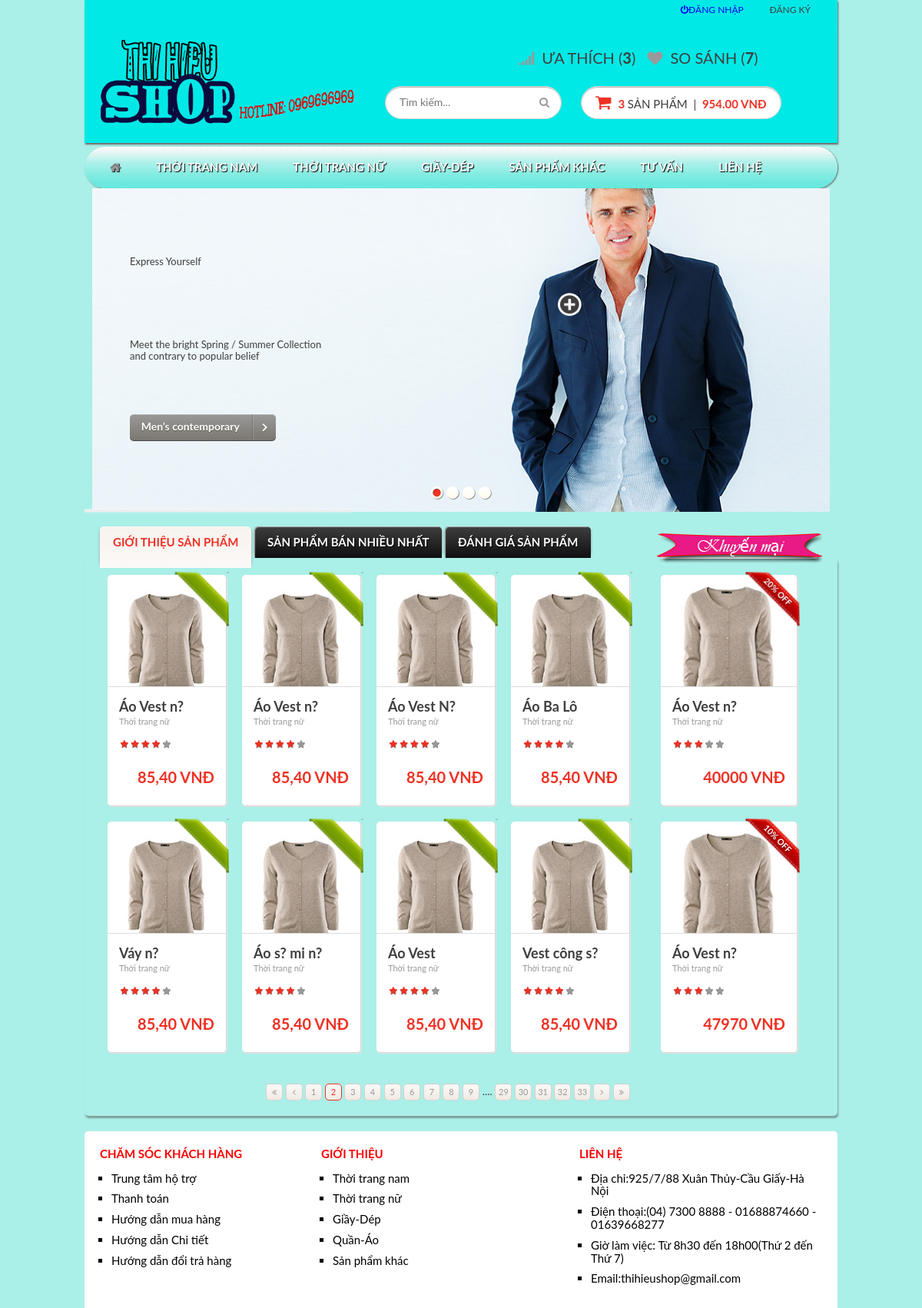
The page / on the database its author committed.
### tables this page shows
CREATE TABLE `tbl_product` (
  `pro_id` int(10) UNSIGNED NOT NULL,
  `id_cat` int(10) UNSIGNED NOT NULL DEFAULT '0',
  `pro_name` varchar(100) NOT NULL DEFAULT '',
  `pro_des` text NOT NULL,
  `pro_price` decimal(9,2) NOT NULL DEFAULT '0.00',
  `pro_qty` smallint(5) UNSIGNED NOT NULL DEFAULT '0',
  `pro_image` varchar(200) DEFAULT NULL,
  `sale` int(11) NOT NULL
);

### application/controllers/authentication.php (called while the page is built, shortened)
<?php
class Authentication extends CI_Controller{
	public function __construct(){
		$this->load->helper(array('form','url'));
        $this->load->library(array('session', 'form_validation', 'email'));
        $this->load->database();
		$this->load->model(array('authentication_model'));
		$this->load->model(array('user_model'));
	}
	public function success(){
		$a_UserInfo['user'] = $this->session->userdata('user');
		$a_UserInfo['tbl_product'] = $this->db->select('*')->from('tbl_product')->limit(8,0)->get()->result_array();
		$a_UserInfo['tbl_product2'] = $this->db->select('*')->from('tbl_product')->limit(4,2)->get()->result_array();
		$a_UserInfo['tbl_product3'] = $this->db->select('*')->from('tbl_product')->limit(4,2)->get()->result_array();
		$a_UserInfo['tbl_product4'] = $this->db->query('SELECT * FROM tbl_product WHERE sale < 30')->result_array();
		$this->load->view('index', $a_UserInfo);
	}
}

### index.php (called while the page is built, shortened)
<?php
require_once BASEPATH.'core/CodeIgniter.php';

### application/views/index.php (the view, shortened to what this page needs)
<!DOCTYPE html>
<html lang="en">
<head>
	<link rel="stylesheet" href="<?php echo  base_url()."css/unsemantic.css"?>" type="text/css" />
	<link rel="stylesheet" href="<?php echo base_url()."css/responsive.css" ?>"type="text/css" />
	<link rel="stylesheet" href="<?php echo base_url()."css/font-awesome/css/font-awesome.min.css"?>" type="text/css" />
	<link rel="stylesheet" href="<?php echo base_url()."js/juicy/css/juicy.css" ?>" type="text/css" />
	<link rel="stylesheet" href="<?php echo base_url()."js/juicy/css/themes/shoppie/style.css" ?>" type="text/css" />
	<link rel="stylesheet" href="<?php echo base_url()."css/colors.css" ?>" type="text/css" />
	<link rel="stylesheet" href="<?php echo base_url()."css/base.css" ?>" type="text/css" />
	<link rel="stylesheet" href="<?php echo base_url()."css/layout.css" ?>" type="text/css" />
	<link rel="stylesheet" href="<?php echo base_url()."css/pages/cart.css" ?>" type="text/css" />
</head>
	<body class=" content-font dark-color" style="background-color:#aaefe8">
	<header>
		<nav class="top-menu grid-container hide-on-tablet hide-on-mobile shadow" style="background:url('<?php echo base_url()."/images/bg-top.jpg" ?>')" >
		<div class="grid-100">
			<div class="top-menu-right">
				<?php if(!isset( $user['username'])){ ?>
				<ul>
					<li>
						<a href="<?php echo base_url();?>authentication/index">
						<i class="icon-off"></i>Đăng nhập </a>
					</li>
					<li>
						<a href="./register" class="dark-color">Đăng ký</a>
					</li>
				</ul>
				<?php } ?>
			</div>
		</div>
		</nav>
		<div class="header-middle grid-container light-gradient" style="background:url('<?php echo base_url()."/images/bg-top.jpg" ?>')">
			<div class="grid-100">
				<div class="header-logo grid-15">
					<a href""  title="Shoppie">
					<img height="110px"src="<?php echo base_url()."/images/logo.png" ?>" alt="Shoppie" />
					</a>
				</div>
				<div class="grid-80 remove-whitespaces" >
					<div class="row">
						<div class="header-middle-box header-compare remove-whitespaces hide-on-mobile">
							<a href="./compare.html" class="dark-color" style="font-size:20px">
							<i class="icon-signal middle-color" >&nbsp;</i>
								Ưa thích (<strong>3</strong>)
							</a>
							<a href="./wishlist.html" style="font-size:20px" class="dark-color">
							<i class="icon-heart middle-color">&nbsp;</i>
							So Sánh (<strong>7</strong>)
							</a>
						</div>
					</div>
					<div class="row" style="margin-top:25px">
						<div class="header-middle-box">
							<form class="input-with-submit header-search" action="homepage.html" method="POST" />
								<input type="text" class="text-input input-round dark-color light-bg" value="" placeholder="Tìm kiếm..." />
								<button type="submit" class="input-round-submit middle-color dark-hover"><i class="icon-search"></i></button>
						</div>
						<div class="header-middle-box last-box hide-on-mobile hide-on-tablet">
							<div class="header-cart" id="header-cart">
								<a href="./cart.html" class="text-input input-round dark-color light-bg">
								<strong class="active-color">
								<i class="icon-shopping-cart">&nbsp;</i>
								3
								</strong>
								Sản phẩm
								&nbsp;|&nbsp;
								<strong class="active-color">
								954.00 VNĐ
								</strong>
								</a>
							</div>
						</div>
					</div>
				</div>
			</div>
		</div>
		<nav style="background:url('<?php echo base_url()."/images/bgtop-menu.png"?>') repeat-x;border-radius:30px;margin-top:5px;" class="main-menu grid-container" id="main-menu">
			<ul class="main-menu-desktop dark-gradient transition-all" id="menu-mobile">
				<li class="middle-color light-hover home">
					<a href="<?php echo base_url()."authentication/success" ?>" class="main-menu-item transition-all"><i class="icon-home"></i></a>
				</li>
				<li class="light-color active-hover">
					<a href="products-grid.php" class="main-menu-item transition-all">Thời trang nam</a>
				</li>
				<li class="light-color active-hover">
					<a href="products-grid.php" class="main-menu-item transition-all">Thời trang nữ</a>
				</li>
				<li class="light-color active-hover">
					<a href="products-grid.php" class="main-menu-item transition-all">Giầy-Dép</a>
				</li>
				<li class="light-color active-hover">
					<a href="products-grid.php" class="main-menu-item transition-all">Sản phẩm khác</a>
				</li>
				<li class="light-color active-hover">
					<a href="products-grid.php" class="main-menu-item transition-all">Tư vấn</a>
				</li>
				<li class="light-color active-hover">
					<a href="products-grid.php" class="main-menu-item transition-all">Liên hệ</a>
				</li>
			</ul>
		</nav>
	</header>
	<div class="homepage-slider grid-container juicy-wrapper hide-on-mobile">
<ul id="juicy-slider" class="juicy-slider">
	<li data-change="slices:8 speed:1700">
		<img class="juicy-bg" src="<?php echo base_url()."/images/photos/img-slider1.jpg" ?>" data-thumb="<?php echo base_url()."/images/photos/img-slider1.jpg" ?>" alt="Express Yourself" />
		<div style="top: 90px; left: 50px" data-show="at:700 effect:slide-fade direction:top speed:2000 easing:easeOutQuint" data-hide="effect:slide-fade direction:top speed:800" class="juicy-layer header-font dark-color slider-header dark-border">
			Express Yourself
		</div>
		<div style="top: 200px; left: 50px" data-show="at:1000 effect:shift-fade direction:left speed:2000 easing:easeOutQuint" data-hide="effect:slide-fade direction:left speed:800" class="juicy-layer subheader-font dark-color slider-subheader">
			Meet the bright Spring / Summer Collection<br />
			and contrary to popular belief
		</div>
		<a style="top: 300px; left: 50px" data-show="at:1300 effect:slide-fade direction:bottom speed:2000 easing:easeOutQuint" data-hide="effect:slide-fade direction:bottom speed:800" href="products-grid.php" class="juicy-layer button-normal button-with-icon light-color middle-gradient dark-gradient-hover">
			Men’s contemporary
		<span><i class="icon-angle-right"></i></span>
		</a>
		<div style="top: 140px; left: 620px;" data-show="at:2500 effect:scale-fade direction:left speed:800 easing:easeInOutBack" data-hide="effect:scale-fade direction:left speed:500" class="juicy-layer popup-outside-trigger popup-circle dark-bg active-bg-hover transition-color">
			<img class="popup-circle-icon" src="<?php echo base_url()."/images/icons/img-slider-plus.png"?>" alt="" />
		</div>
		</li>
</ul>
<div class="juicy-slider-nav juicy-bullets cream-border active-bg hide-on-tablet" data-type="bullets-thumbs"></div>
</div>
	<section class="page-content" style="background-color:#aaefe8">
	<div class="page-block page-tabs-block cream-bg grid-container" style="background-color:#aaefe8">
		<div class="page-tabs grid-100 shoppie-tabs">
			<h2 class="header-font">
				<a class="light-color active-hover dark-gradient cream-gradient-hover transition-color" style="background-color:#aaefe8" href="#tab-recomend">
				<span class="hide-on-mobile">Giới thiệu sản phẩm</span>
				</a>
			</h2>
			<h2 class="header-font">
				<a class="light-color active-hover dark-gradient cream-gradient-hover transition-color" style="background-color:#aaefe8" href="#tab-top-seller">
				<span class="hide-on-mobile">Sản phẩm bán nhiều nhất</span>
				</a>
			</h2>
			<h2 class="header-font">
				<a class="light-color active-hover dark-gradient cream-gradient-hover transition-color" style="background-color:#aaefe8" href="#tab-top-rated">
				<span class="hide-on-mobile">Đánh giá sản phẩm</span>
				</a>
			</h2>
			<img style="float:right; right:900px" src="<?php echo base_url()."/images/khuyenmai.png" ?>" alt="Áo Vest Nữ" />
		</div>
		<div class="page-tabs-holder grid-75">
			<div class="page-tab" id="tab-recomend">
				<?php
					if(isset($tbl_product) && count($tbl_product))
					{
						foreach ($tbl_product as $key => $val){
							?>
				<div class="grid-25 tablet-grid-50">
					<div class="product-box light-bg">
						<div class="ribbon-small ribbon-green">
							<div class="ribbon-inner">
								<span class="ribbon-text">Sản phẩm bán chạy</span>
								<span class="ribbon-aligner"></span>
							</div>
						</div>
							<a class="product-img" href="<?php echo base_url()."authentication/detail?id=".$val['pro_id'] ?>">
							<span><img src="<?php echo base_url().$val['pro_image']?>" alt="Áo thun" /></span>
							</a>
						<div class="product-info light-bg middle-border">
							<h3 class="product-title subheader-font">
							<a href="<?php echo base_url()."authentication/detail?id=".$val['pro_id'] ?>" class="dark-color active-hover">
							<strong><?php echo $val['pro_name']?></strong>
							</a>
							</h3>
							<a href="products-grid.php" class="product-category middle-color dark-hover">Thời trang nữ</a>
							<div class="product-bottom">
								<div class="product-stars voting-stars stars-small">
									<i class="icon-star active-color"></i><i class="icon-star active-color"></i><i class="icon-star active-color"></i><i class="icon-star active-color"></i><i class="icon-star middle-color"></i>
								</div>
								<div class="product-price active-color">
									<del class="light-gradient middle-border dark-color">98,50 VNĐ</del>
									<strong>85,40 VNĐ</strong>
								</div>
							</div>
						</div>
					</div>
				</div>
					<?php }
					}
					?>
			<div class="grid-100 clear-before">
				<div class="button-block middle-color dark-hover light-bg middle-border pager align-right light-gradient middle-color middle-border active-hover active-border-hover">
					<a class="pager-page" href="#"><i class="icon-double-angle-left"></i></a>
					<a class="pager-page" href="#"><i class="icon-angle-left"></i></a>
					<a class="pager-page" href="#">1</a>
					<a class="pager-page selected" href="#">2</a>
					<a class="pager-page" href="#">3</a>
					<a class="pager-page hide-on-mobile" href="#">4</a>
					<a class="pager-page" href="#">5</a>
					<a class="pager-page" href="#">6</a>
					<a class="pager-page" href="#">7</a>
					<a class="pager-page" href="#">8</a>
					<a class="pager-page" href="#">9</a>
					....
					<a class="pager-page" href="#">29</a>
					<a class="pager-page" href="#">30</a>
					<a class="pager-page" href="#">31</a>
					<a class="pager-page" href="#">32</a>
					<a class="pager-page" href="#">33</a>
					<a class="pager-page" href="#"><i class="icon-angle-right"></i></a>
					<a class="pager-page" href="#"><i class="icon-double-angle-right"></i></a>
				</div>
			</div>
		</div>
			</div>
			<div class="page-tabs-holder grid-25">
				<?php
						$q=$this->db->query('SELECT * FROM tbl_product WHERE sale < 30 LIMIT 2');
						foreach ($q->result_array() as $row){
							$gia=$row['pro_price'] - $row['pro_price']*$row['sale']/100;
				?>
				<div class="page-tab" id="tab-recomend2">
					<div class="grid-90 tablet-grid-50">
						<div class="product-box light-bg">
							<div class="ribbon-small ribbon-red">
								<div class="ribbon-inner">
								<span class="ribbon-text"><?php echo $row['sale'] ?>% Off</span>
								<span class="ribbon-aligner"></span>
								</div>
							</div>
							<a class="product-img" href="<?php echo base_url()."authentication/detail?id=".$row['pro_id'] ?>">
							<span><img src="<?php echo base_url().$row['pro_image']?>" alt="Áo Vest Nữ" /></span>
							</a>
							<div class="product-info light-bg middle-border">
								<h3 class="product-title subheader-font">
								<a href="<?php echo base_url()."authentication/detail?id=".$row['pro_id'] ?>" class="dark-color active-hover">
								<strong><?php echo $row['pro_name'] ?></strong>
								</a>
								</h3>
								<a href="<?php echo base_url()."authentication/detail?id=".$row['pro_id'] ?>" class="product-category middle-color dark-hover">Thời trang nữ</a>
								<div class="product-bottom">
									<div class="product-stars voting-stars stars-small">
									<i class="icon-star active-color"></i><i class="icon-star active-color"></i><i class="icon-star active-color"></i><i class="icon-star middle-color"></i><i class="icon-star middle-color"></i>
									</div>
									<div class="product-price active-color">
										<del class="light-gradient middle-border dark-color"><?php echo $row['pro_price'] ?> VNĐ</del>
										<strong><?php echo $gia ?> VNĐ</strong>
									</div>
								</div>
							</div>
						</div>
					</div>
				</div>
						<?php }?>
			</div>
		</div>
	</section>
<footer>
		<div class=" footer-top grid-container clearfix" style="background-color:#ffffff">
			<div class="grid-30 grid-parent">
				<div class="grid-100 tablet-grid-33">
					<h3 class="light-color subheader-font">
					<strong style="color:red;text-align:center">Chăm sóc khách hàng</strong>
					</h3>
					<ul class="middle-color" style="color:black;font-size:15px">
						<li class="light-hover2">
						<a href="#">Trung tâm hộ trợ</a>
						</li>
						<li class="light-hover2">
						<a href="#">Thanh toán</a>
						</li>
						<li class="light-hover2">
						<a href="#">Hướng dẫn mua hàng</a>
						</li>
						<li class="light-hover2">
						<a href="#">Hướng dẫn Chi tiết</a>
						</li>
						<li class="light-hover2">
						<a href="#">Hướng dẫn đổi trả hàng</a>
						</li>
					</ul>
				</div>
			</div>
			<div class="grid-70 grid-parent">
				<div class="grid-50 tablet-grid-50">
					<h3 class="light-color subheader-font">
					<strong style="color:red;text-align:center">Giới thiệu</strong>
					</h3>
					<ul class="middle-color" style="color:black;font-size:15px">
						<li class="light-hover2">
							<a href="#">Thời trang nam</a>
						</li>
						<li class="light-hover2">
							<a href="#">Thời trang nữ</a>
						</li>
						<li class="light-hover2">
							<a href="#">Giầy-Dép</a>
						</li>
						<li class="light-hover2">
							<a href="#">Quần-Áo</a>
						</li>
						<li class="light-hover2">
							<a href="#">Sản phẩm khác</a>
						</li>
					</ul>
				</div>
				<div class="grid-50 tablet-grid-50">
					<h3 class="light-color subheader-font">
					<strong style="color:red;text-align:center">Liên hệ</strong>
					</h3>
					<ul class="middle-color" style="color:black;font-size:15px">
						<li class="light-hover2">
							<a href="#">Địa chỉ:925/7/88 Xuân Thủy-Cầu Giấy-Hà Nội</a>
						</li>
						<li class="light-hover2">
							<a href="#">Điện thoại:(04) 7300 8888 - 01688874660 - 01639668277</a>
						</li>
						<li class="light-hover2">
							<a href="#">Giờ làm việc: Từ 8h30 đến 18h00(Thứ 2 đến Thứ 7)</a>
						</li>
						<li class="light-hover2">
							<a href="#">Email:thihieushop@gmail.com</a>
						</li>
					</ul>
				</div>
			</div>
		</div>
	</footer>
	</body>
</html>

### rows shown on the page
tbl_product: pro_image (picture), pro_name "Áo Vest n?", sale "20", gia "40000"
tbl_product: pro_image (picture), pro_name "Áo Vest n?", sale "10", gia "47970"
tbl_product: pro_image (picture), pro_name "Áo Vest N?"
tbl_product: pro_image (picture), pro_name "Áo Ba Lô"
tbl_product: pro_image (picture), pro_name "Váy n?"
tbl_product: pro_image (picture), pro_name "Áo s? mi n?"
tbl_product: pro_image (picture), pro_name "Áo Vest"
tbl_product: pro_image (picture), pro_name "Vest công s?"
